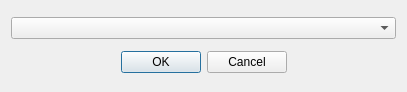
<?xml version="1.0" encoding="UTF-8"?>
<ui version="4.0">
 <class>Dialog</class>
 <widget class="QDialog" name="Dialog">
  <property name="geometry">
   <rect>
    <x>0</x>
    <y>0</y>
    <width>407</width>
    <height>92</height>
   </rect>
  </property>
  <property name="windowTitle">
   <string>Exportar Autômato</string>
  </property>
  <layout class="QVBoxLayout" name="verticalLayout">
   <item>
    <widget class="QComboBox" name="fa_combo"/>
   </item>
   <item>
    <widget class="QDialogButtonBox" name="buttonBox">
     <property name="orientation">
      <enum>Qt::Horizontal</enum>
     </property>
     <property name="standardButtons">
      <set>QDialogButtonBox::Cancel|QDialogButtonBox::Ok</set>
     </property>
     <property name="centerButtons">
      <bool>true</bool>
     </property>
    </widget>
   </item>
  </layout>
 </widget>
 <resources/>
 <connections>
  <connection>
   <sender>buttonBox</sender>
   <signal>accepted()</signal>
   <receiver>Dialog</receiver>
   <slot>accept()</slot>
   <hints>
    <hint type="sourcelabel">
     <x>248</x>
     <y>254</y>
    </hint>
    <hint type="destinationlabel">
     <x>157</x>
     <y>274</y>
    </hint>
   </hints>
  </connection>
  <connection>
   <sender>buttonBox</sender>
   <signal>rejected()</signal>
   <receiver>Dialog</receiver>
   <slot>reject()</slot>
   <hints>
    <hint type="sourcelabel">
     <x>316</x>
     <y>260</y>
    </hint>
    <hint type="destinationlabel">
     <x>286</x>
     <y>274</y>
    </hint>
   </hints>
  </connection>
 </connections>
</ui>
